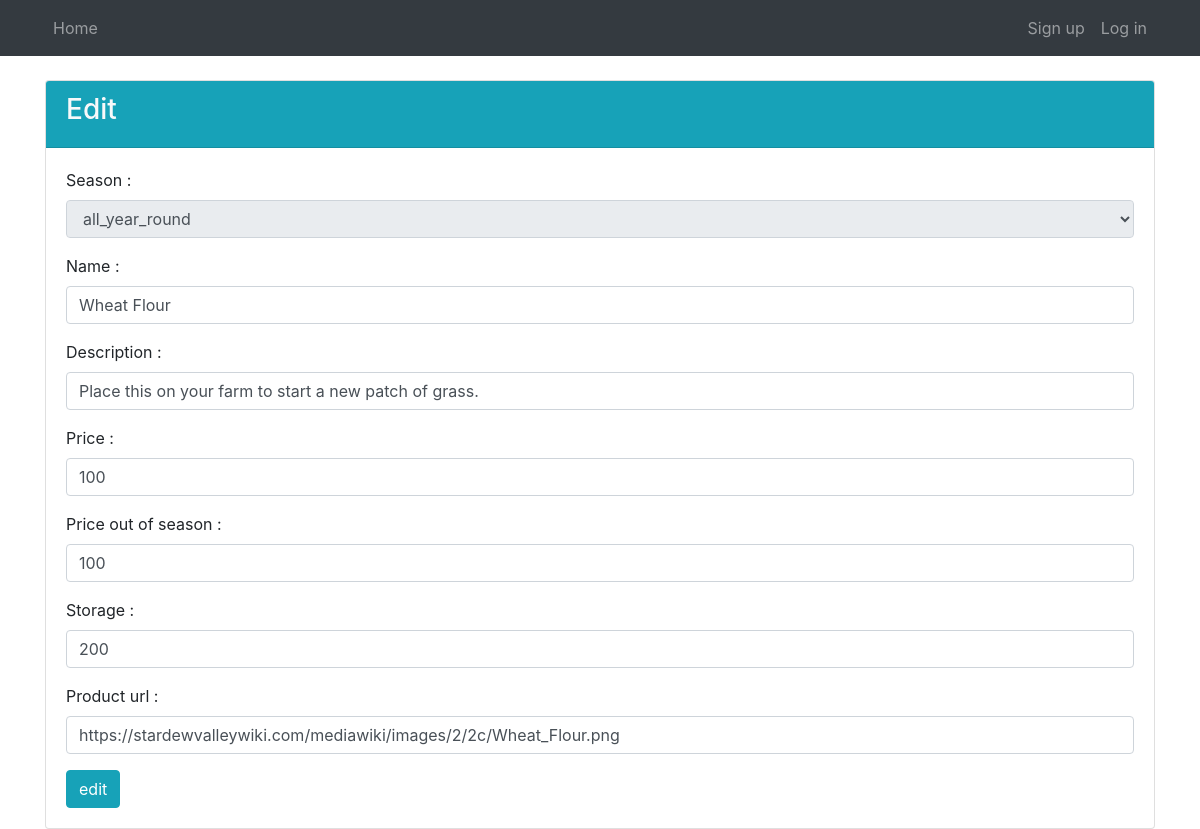
Screenshot of /stardew/edit.php?id=3 with the database file from the repository.
### tables this page shows
CREATE TABLE `tbl_product` (
  `product_id` int(11) NOT NULL,
  `season` text NOT NULL,
  `product_name` text NOT NULL,
  `description` text NOT NULL,
  `price` int(11) NOT NULL,
  `price_out_season` int(11) NOT NULL,
  `storage` int(11) NOT NULL,
  `product_url` text NOT NULL
);

### stardew/edit.php (the view, shortened to what this page needs)
<!DOCTYPE html>
<html lang="th" dir="ltr">
  <head>
    <link rel="stylesheet" href="css/bootstrap.css">
  </head>
  <body>
    <?php include "navbar.php"; ?>
    <div class="container mt-4">
      <div class="row">
        <div class="col-12">
          <div class="card">
            <div class="card-header bg-info">
              <h3 class="text-light">Edit</h3>
            </div>
            <div class="card-body">
              <?php
                include "connect.php";
                $id = $_GET['id'];
                $sql = "SELECT * FROM tbl_product WHERE product_id='$id'";
                $result = $con->query($sql);
                $row = $result->fetch_assoc();
              ?>
              <form action="edit_script.php?id=<?php echo $row['product_id']; ?>" method="post">
                <div class="row">
                  <div class="col-12">
                    <label>Season :</label>
                    <select class="form-control" name="season" disabled value="<?php echo $row['season']; ?>">
                      <option>all_year_round</option>
                    </select>
                  </div>
                  <div class="col-12 mt-3">
                    <label>Name :</label>
                    <input class="form-control" type="text" name="name_edit" required value="<?php echo $row['product_name']; ?>">
                  </div>
                  <div class="col-12 mt-3">
                    <label>Description :</label>
                    <input class="form-control" type="text" name="des_edit" required value="<?php echo $row['description']; ?>">
                  </div>
                  <div class="col-12 mt-3">
                    <label>Price :</label>
                    <input class="form-control" type="text" name="price_edit" required value="<?php echo $row['price']; ?>">
                  </div>
                  <div class="col-12 mt-3">
                    <label>Price out of season :</label>
                    <input class="form-control" type="text" name="price_out_season_edit" required value="<?php echo $row['price_out_season']; ?>">
                  </div>
                  <div class="col-12 mt-3">
                    <label>Storage :</label>
                    <input class="form-control" type="text" name="storage_edit" required value="<?php echo $row['storage']; ?>">
                  </div>
                  <div class="col-12 mt-3">
                    <label>Product url :</label>
                    <input class="form-control" type="text" name="img_edit" required value="<?php echo $row['product_url']; ?>">
                  </div>
                  <div class="col-12 mt-3">
                    <button class="btn btn-info" type="submit" name="button">edit</button>
                  </div>
                </div>
              </form>
            </div>
          </div>
        </div>
      </div>
    </div>
  </body>
</html>

### rows the page displays
tbl_product: season "all_year_round", name_edit "Wheat Flour", des_edit "Place this on your farm to start a new patch of grass.", price_edit "100", price_out_season_edit "100", storage_edit "200", img_edit "https://stardewvalleywiki.com/mediawiki/images/2/2c/Wheat_Flour.png"
